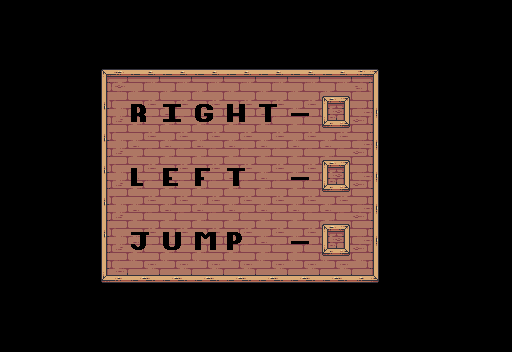

The image is a tile-based game level rendered from a .tmx file. Its description and complete source (layers, tilesets, objects, tile grids) follow:
An orthogonal 16x11 tile map with 32x32 px tiles, 3 tile layers (banner, buttons, text), 2 tilesets.

<map version="1.8" tiledversion="1.8.2" orientation="orthogonal" renderorder="right-down" width="16" height="11" tilewidth="32" tileheight="32" infinite="0" nextlayerid="4" nextobjectid="1">
 <editorsettings>
  <export target="Key binds/key_binds_page.csv" format="csv" />
 </editorsettings>
 <tileset firstgid="1" source="../HUD/font24x30.tsx" />
 <tileset firstgid="121" source="banner tileset/banner tileset.tsx" />
 <layer id="1" name="banner" width="16" height="11">
  <data encoding="csv">
0,0,0,0,0,0,0,0,0,0,0,0,0,0,0,0,
0,0,0,0,0,0,0,0,0,0,0,0,0,0,0,0,
0,0,0,121,122,122,122,122,122,122,122,123,0,0,0,0,
0,0,0,124,125,125,125,125,125,125,125,126,0,0,0,0,
0,0,0,124,125,125,125,125,125,125,125,126,0,0,0,0,
0,0,0,124,125,125,125,125,125,125,125,126,0,0,0,0,
0,0,0,124,125,125,125,125,125,125,125,126,0,0,0,0,
0,0,0,124,125,125,125,125,125,125,125,126,0,0,0,0,
0,0,0,127,128,128,128,128,128,128,128,129,0,0,0,0,
0,0,0,0,0,0,0,0,0,0,0,0,0,0,0,0,
0,0,0,0,0,0,0,0,0,0,0,0,0,0,0,0
</data>
 </layer>
 <layer id="3" name="buttons" width="16" height="11">
  <data encoding="csv">
0,0,0,0,0,0,0,0,0,0,0,0,0,0,0,0,
0,0,0,0,0,0,0,0,0,0,0,0,0,0,0,0,
0,0,0,0,0,0,0,0,0,0,0,0,0,0,0,0,
0,0,0,0,0,0,0,0,0,0,136,0,0,0,0,0,
0,0,0,0,0,0,0,0,0,0,0,0,0,0,0,0,
0,0,0,0,0,0,0,0,0,0,136,0,0,0,0,0,
0,0,0,0,0,0,0,0,0,0,0,0,0,0,0,0,
0,0,0,0,0,0,0,0,0,0,136,0,0,0,0,0,
0,0,0,0,0,0,0,0,0,0,0,0,0,0,0,0,
0,0,0,0,0,0,0,0,0,0,0,0,0,0,0,0,
0,0,0,0,0,0,0,0,0,0,0,0,0,0,0,0
</data>
 </layer>
 <layer id="2" name="text" width="16" height="11">
  <data encoding="csv">
0,0,0,0,0,0,0,0,0,0,0,0,0,0,0,0,
0,0,0,0,0,0,0,0,0,0,0,0,0,0,0,0,
0,0,0,0,0,0,0,0,0,0,0,0,0,0,0,0,
0,0,0,0,51,42,40,41,53,14,0,0,0,0,0,0,
0,0,0,0,0,0,0,0,0,0,0,0,0,0,0,0,
0,0,0,0,45,38,39,53,0,14,0,0,0,0,0,0,
0,0,0,0,0,0,0,0,0,0,0,0,0,0,0,0,
0,0,0,0,43,54,46,49,0,14,0,0,0,0,0,0,
0,0,0,0,0,0,0,0,0,0,0,0,0,0,0,0,
0,0,0,0,0,0,0,0,0,0,0,0,0,0,0,0,
0,0,0,0,0,0,0,0,0,0,0,0,0,0,0,0
</data>
 </layer>
</map>
